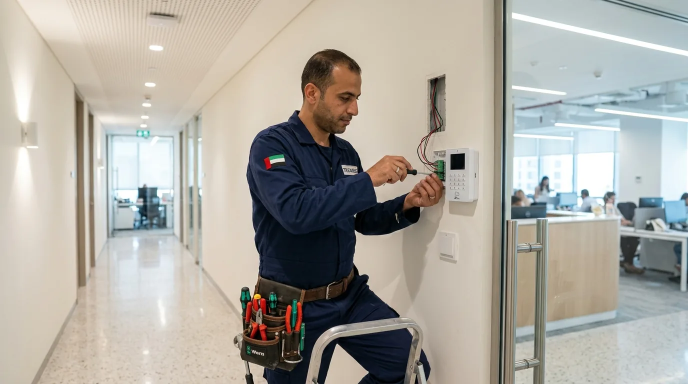
#> input picture Images/access-control.webp, 1376 x 768 px (shown at 1/2 size); its folder holds 4 pictures in this run
$ python optimize-images.py
#> lines starting #> are read from the running program, lines starting #| are printed output that depends on the picture
#!/usr/bin/env python3
"""Re-optimize WebP images for web — smaller, faster."""
import subprocess, sys
from pathlib import Path

subprocess.run([sys.executable, "-m", "pip", "install", "Pillow", "-q"], check=True)
from PIL import Image

SRC = Path("/Users/apple/Downloads/Projects - Client Details/Al Tair/Website/public/images")
ORIG = Path("/Users/apple/Downloads/Projects - Client Details/Al Tair/Website/Images")

# First copy any missing WebPs from original images
for jpg in sorted(ORIG.glob("*.jpeg")):
    out = SRC / (jpg.stem[:40].replace(" ", "-") + ".webp")
    if out.exists(): continue
    img = Image.open(jpg)
    if img.width > 1200:
        img = img.resize((1200, int(img.height * 1200 / img.width)), Image.LANCZOS)
    img.save(out, "WEBP", quality=75, method=6)

# Then re-encode ALL existing WebPs with lower quality
total = saved = 0
for webp in sorted(SRC.glob("*.webp")):
    old_size = webp.stat().st_size / 1024
    img = Image.open(webp)
#> img is the input picture: PIL image 1376x768 RGB; mean R, G, B 172.5, 169.3, 161.3
    if img.width > 1200:
        img = img.resize((1200, int(img.height * 1200 / img.width)), Image.LANCZOS)
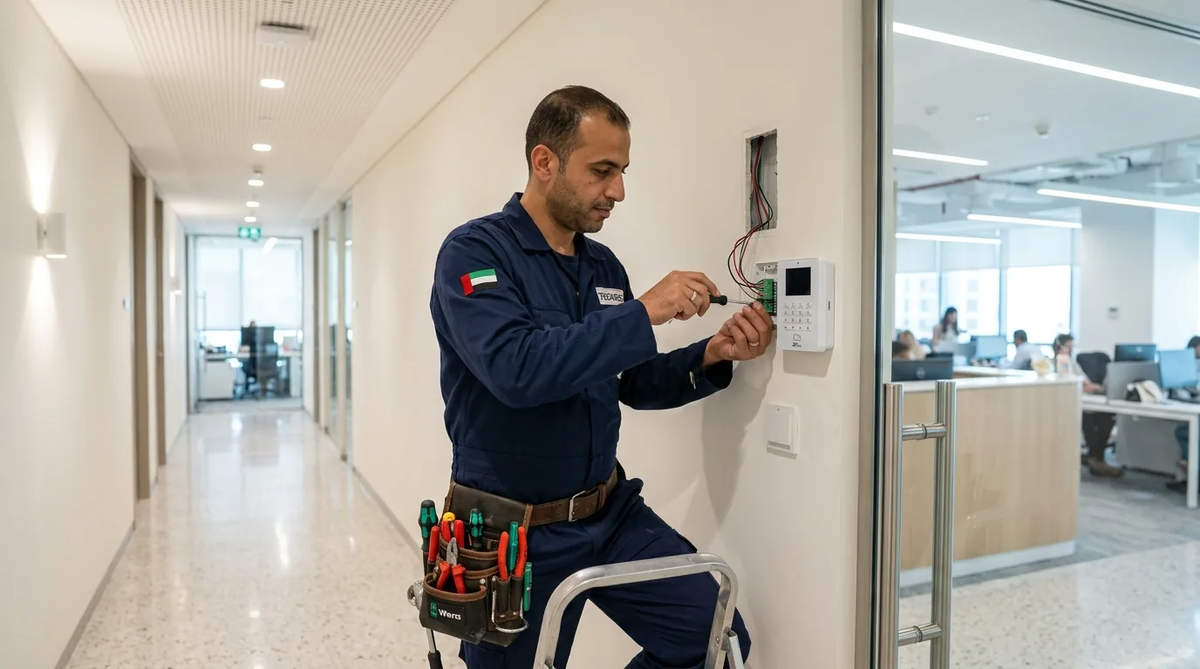
#> img: PIL image 1200x669 RGB; mean R, G, B 172.5, 169.3, 161.3
    img.save(webp, "WEBP", quality=70, method=6)
    new_size = webp.stat().st_size / 1024
    saved += old_size - new_size
    total += 1
    print(f"  {webp.name}: {old_size:.0f}KB → {new_size:.0f}KB ({int((1-new_size/old_size)*100)}% smaller)")
#> pass 2 of the loop `for webp in sorted(SRC.glob("*.webp")):`:
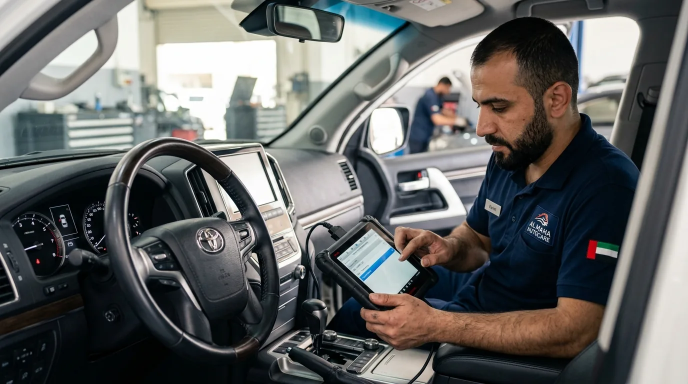
#> input picture Images/car-key-programming.webp, 1376 x 768 px (shown at 1/2 size)
#> img is the input picture: PIL image 1376x768 RGB; mean R, G, B 99.1, 100.2, 98.9
#> `img = img.resize((1200, int(img.height * 1200 / img.width)), Image.LAN..`:
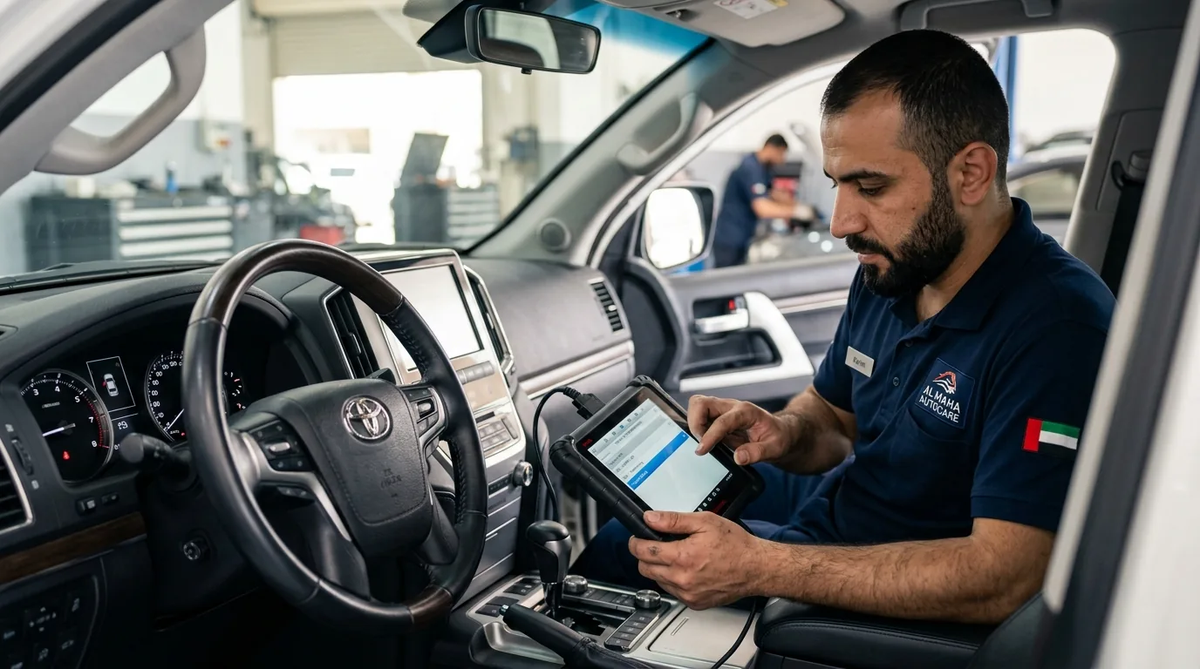
#> img: PIL image 1200x669 RGB; mean R, G, B 99.1, 100.2, 98.9
#> pass 3 of the loop `for webp in sorted(SRC.glob("*.webp")):`:
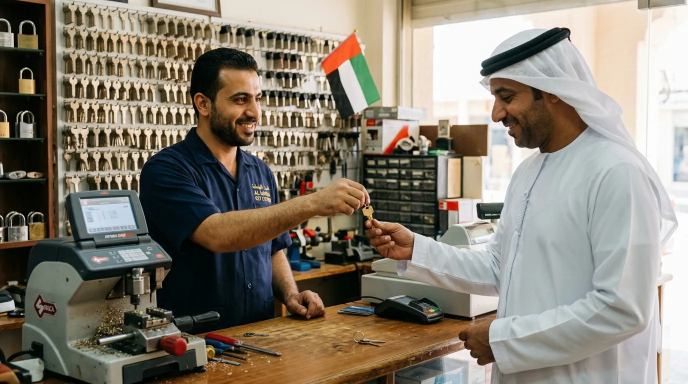
#> input picture Images/customer-counter.webp, 1376 x 768 px (shown at 1/2 size)
#> img is the input picture: PIL image 1376x768 RGB; mean R, G, B 135.7, 128, 114.7
#> `img = img.resize((1200, int(img.height * 1200 / img.width)), Image.LAN..`:
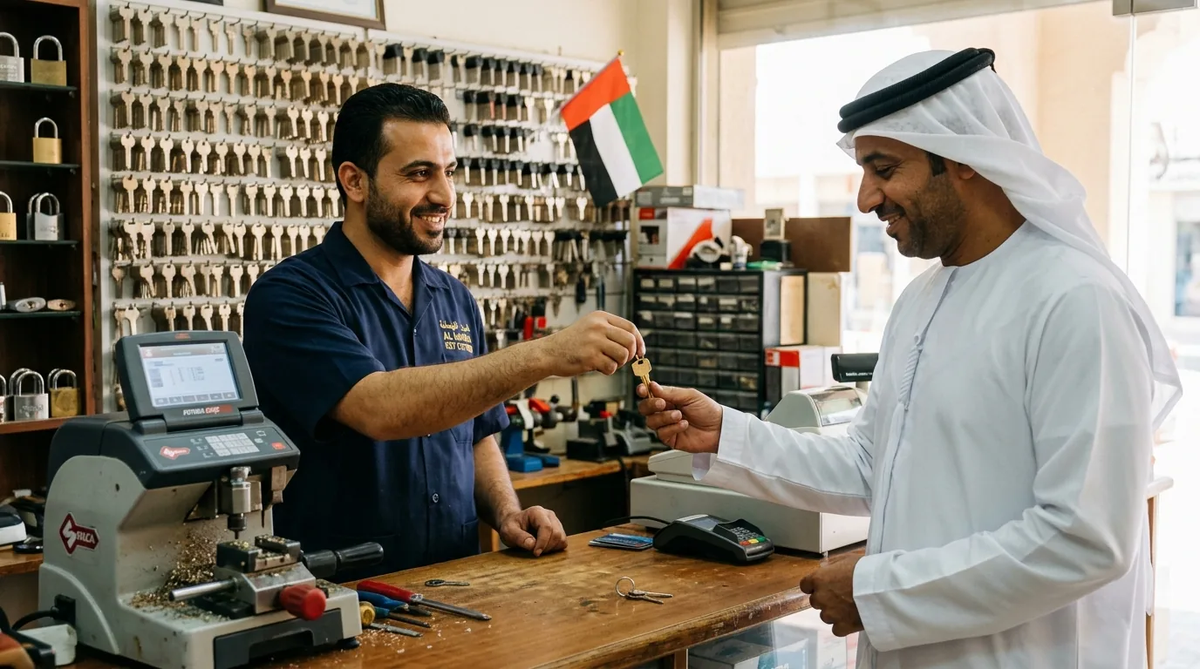
#> img: PIL image 1200x669 RGB; mean R, G, B 135.7, 128, 114.7
#> the loop made 4 passes; the first 3 are shown

print(f"\n✅ {total} images optimized, saved {saved:.0f}KB")
